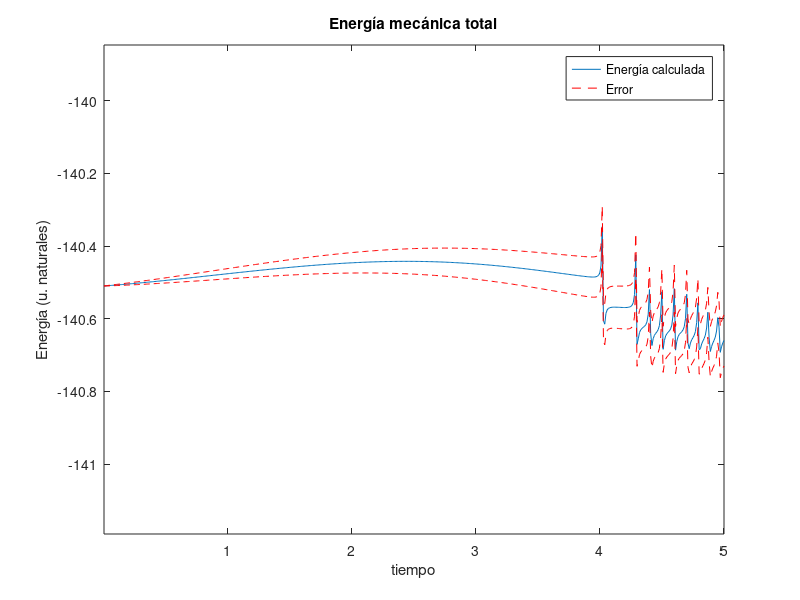

The MATLAB script that drew this image:
% Entrega 3

clc
clear
close all

% Tipo de gráfica y tiempo simulación
tf = input("Tiempo de simulación: ");
dinamica = input("Plot dinámico [0 / 1]: ");
zoomed = input("Plot zoom [0 / 1]: ");
estatica = input("Plot estático [0 / 1]: ");

% Condiciones iniciales
r1 = [0, 0, 0];
r2 = [10.5990201138371, -5.98069207827745, 0];
r3 = [-3.96596970555168, -19.5396345015178, 0];

v1 = [0, 0, 0.1];
v2 = [-6.05028539819850, -11.2054399690566, 0.1];
v3 = [-8.31356419153732, 2.16208426107951, 0.1];

% Constantes del sistema
m1 = 2000;
m2 = 1.8;
m3 = 0.01;

G = 1;

% Ecuación de fuerza
Fg = @(r1, r2, m1, m2) (G * m1 * m2 / (sum((r2 - r1).^2))^(3/2)) * (r2 - r1);

% Ecuaciones energía
T = @(v1, m1) 1/2 * m1 * (sum(v1.^2));
U = @(r1, r2, m1, m2) -G * m1 * m2 / sqrt(sum((r2 - r1).^2));


%% Simulación
dt = 0.01;
iteraciones = floor(tf / dt);

r1_log = zeros(iteraciones, 3);
r2_log = zeros(iteraciones, 3);
r3_log = zeros(iteraciones, 3);

r_centro_log = zeros(iteraciones, 3);

E_t = zeros(iteraciones, 1);

% Desfase Leapfrog
F1 = Fg(r1, r2, m1, m2);
F2 = Fg(r2, r3, m2, m3);
F3 = Fg(r3, r1, m3, m1);
 
a1 = (F1 - F3)/m1;
a2 = (F2 - F1)/m2;
a3 = (F3 - F2)/m3;

v1 = v1 + a1*dt/2;
v2 = v2 + a2*dt/2;
v3 = v3 + a3*dt/2;

% Distancia colisión
dist_c = 0.02;

for i = 1:iteraciones
    t = i*dt;

    r1 = r1 + v1*dt;
    r2 = r2 + v2*dt;
    r3 = r3 + v3*dt;

    r1_log(i, :) = r1;
    r2_log(i, :) = r2;
    r3_log(i, :) = r3;

    F1 = Fg(r1, r2, m1, m2);
    F2 = Fg(r2, r3, m2, m3);
    F3 = Fg(r3, r1, m3, m1);
    
    a1 = (F1 - F3)/m1;
    a2 = (F2 - F1)/m2;
    a3 = (F3 - F2)/m3;

    v1 = v1 + a1*dt;
    v2 = v2 + a2*dt;
    v3 = v3 + a3*dt;

    r_centro = (m1*r1 + m2*r2 + m3*r3) / (m1 + m2 + m3);
    r_centro_log(i, :) = r_centro;

    T_i = T(v1, m1) + T(v2, m2) + T(v3, m3);
    U_i = U(r1, r2, m1, m2) + U(r2, r3, m2, m3) + U(r3, r1, m3, m1);
    E_t(i) = T_i + U_i;

    % Detección de colisión
    dist12 = sqrt(sum((r1 - r2).^2));
    dist23 = sqrt(sum((r2 - r3).^2));
    dist31 = sqrt(sum((r3 - r1).^2));

    if dist12 < dist_c
        fprintf("Colisión entre cuerpo 1 y 2 en tiempo %.4f\n", t)
        r1_log = r1_log(1:i, :);
        r2_log = r2_log(1:i, :);
        r3_log = r3_log(1:i, :);
        r_centro_log = r_centro_log(1:i, :);
        break
    elseif dist23 < dist_c
        fprintf("Colisión entre cuerpo 2 y 3 en tiempo %.4f\n", t)
        r1_log = r1_log(1:i, :);
        r2_log = r2_log(1:i, :);
        r3_log = r3_log(1:i, :);
        r_centro_log = r_centro_log(1:i, :);
        break
    elseif dist31 < dist_c
        fprintf("Colisión entre cuerpo 1 y 3 en tiempo %.4f\n", t)
        r1_log = r1_log(1:i, :);
        r2_log = r2_log(1:i, :);
        r3_log = r3_log(1:i, :);
        r_centro_log = r_centro_log(1:i, :);
        break
    end
end

figure(1)
X = (dt:dt:tf)';
plot(X, E_t)

Emax = max(E_t);
Emin = min(E_t);
Emed = (Emax + Emin) / 2;
ymax = Emax + 0.5;
ymin = Emin - 0.5;

hold on

err = dt^2 * E_t .* X;
plot(X, E_t + err, "r--")
plot(X, E_t - err, "r--")

hold off

axis([dt tf ymin ymax])
title("Energía mecánica total")
legend("Energía calculada", "Error")
xlabel("tiempo")
ylabel("Energía (u. naturales)")


%% Dibujar órbita estática

if estatica == 1
    figure (2)
    title("Trayectorias de las órbitas")
    plot3(r_centro_log(:, 1), r_centro_log(:, 2), r_centro_log(:, 3), "k:")
    hold on
    axis equal
    plot3(r1_log(:, 1), r1_log(:, 2), r1_log(:, 3), "Color", "red", "LineWidth", 0.5)
    plot3(r2_log(:, 1), r2_log(:, 2), r2_log(:, 3), "Color", "green")
    plot3(r3_log(:, 1), r3_log(:, 2), r3_log(:, 3), "Color", "blue")
    hold off
    legend("centro de masa", "Sol", "Júpiter", "asteroide")
end


%% Dibujar órbita dinámica

d0= 2;

if dinamica == 1
    figure(3)
    title("Simulación dinámica")
    
    xmin = min(r2_log(:,1)) - 0.1 * d0;
    xmax = max(r2_log(:,1)) + 0.1 * d0;
    ymin = min(r2_log(:,2)) - 0.1 * d0;
    ymax = max(r2_log(:,2)) + 0.1 * d0;
    zmin = min(r2_log(:,3)) - 0.1 * d0;
    zmax = max(r2_log(:,3)) + 0.1 * d0;
    
    axis equal    
    hold on
    
    axis([xmin xmax ymin ymax zmin zmax])

    points1 = animatedline("Color", "red","Marker","o");
    points2 = animatedline("Color", "green", "Marker", "o");
    points3 = animatedline("Color", "blue","Marker","o");
    orbit1 = animatedline('Color','red');
    orbit2 = animatedline('Color','green');
    orbit3 = animatedline('Color','blue');
    c_masa = animatedline("Color", "black", "LineStyle", ":");

    for i = 1:iteraciones
        addpoints(points1, r1_log(i, 1), r1_log(i, 2), r1_log(i, 3));
        addpoints(points2, r2_log(i, 1), r2_log(i, 2), r2_log(i, 3));
        addpoints(points3, r3_log(i, 1), r3_log(i, 2), r3_log(i, 3));

        addpoints(orbit1, r1_log(i, 1), r1_log(i, 2), r1_log(i, 3));
        addpoints(orbit2, r2_log(i, 1), r2_log(i, 2), r2_log(i, 3));
        addpoints(orbit3, r3_log(i, 1), r3_log(i, 2), r3_log(i, 3));
        addpoints(c_masa, r_centro_log(i, 1), r_centro_log(i, 2), r_centro_log(i, 3))

        drawnow limitrate

        clearpoints(points1)
        clearpoints(points2)
        clearpoints(points3)
    end
    hold off
end


%% Zoooooom

if zoomed == 1
    figure(4)
    title("Simulación con zoom")
    
    axis equal
    hold on

    points1 = animatedline("Color", "red","Marker","o");
    points2 = animatedline("Color", "green", "Marker", "o");
    points3 = animatedline("Color", "blue","Marker","o");
    orbit1 = animatedline('Color','red');
    orbit2 = animatedline('Color','green');
    orbit3 = animatedline('Color','blue');

    for i = 1:iteraciones
        addpoints(points1, r1_log(i, 1), r1_log(i, 2), r1_log(i, 3));
        addpoints(points2, r2_log(i, 1), r2_log(i, 2), r2_log(i, 3));
        addpoints(points3, r3_log(i, 1), r3_log(i, 2), r3_log(i, 3));

        addpoints(orbit1, r1_log(i, 1), r1_log(i, 2), r1_log(i, 3));
        addpoints(orbit2, r2_log(i, 1), r2_log(i, 2), r2_log(i, 3));
        addpoints(orbit3, r3_log(i, 1), r3_log(i, 2), r3_log(i, 3));

        drawnow

        clearpoints(points1)
        clearpoints(points2)
        clearpoints(points3)

        axis([r2_log(i,1)-d0, r2_log(i,1)+d0, r2_log(i,2)-d0,...
            r2_log(i,2)+d0, r2_log(i,3)-d0, r2_log(i,3)+d0])
    end
    hold off
end


